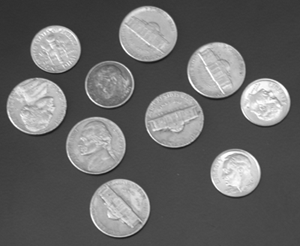
#> input picture Hough-transform/coins.png, 300 x 246 px
$ jupyter execute hough_transformm.ipynb
#> lines starting #> are read from the running program, lines starting #| are printed output that depends on the picture; after the words box and inside, x2 and y2 are one past the last pixel; in counts of white or black regions, pixels touching at a corner belong together; long printed decimals are rounded
[cell 1]
import cv2 as cv
import numpy as np
import matplotlib.pyplot as plt
import math

# Detect edge

read img -> img_gray -> gaussian blur -> use canny to detect edge

[cell 2]
img = cv.imread("coins.png")
#> img is the input picture: shape (246, 300, 3); min 23, max 255, mean 103
img_gray = cv.cvtColor(img, cv.COLOR_RGB2GRAY)
img_blur = cv.GaussianBlur(img_gray, (3,3), 0)
plt.imshow(img)
plt.title("origin")

[cell 3]
plt.imshow(img_blur, cmap = "gray")
plt.title("blur")

[cell 4]
#use canny to detect edge
edge = cv.Canny(img_blur, 200, 500, 5)
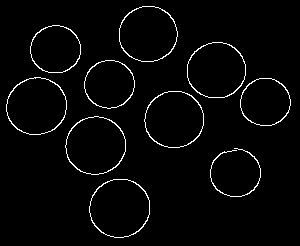
#> edge: shape (246, 300); 2.7% white in thin lines or dots, all inside (x1, y1, x2, y2) = (6, 6, 291, 238)
plt.imshow(edge, cmap = "gray")
plt.title("Canny method")

# Hough line transform

read img -> gray -> blur -> canny -> hough line

[cell 5]
src = cv.imread("lane2.png")
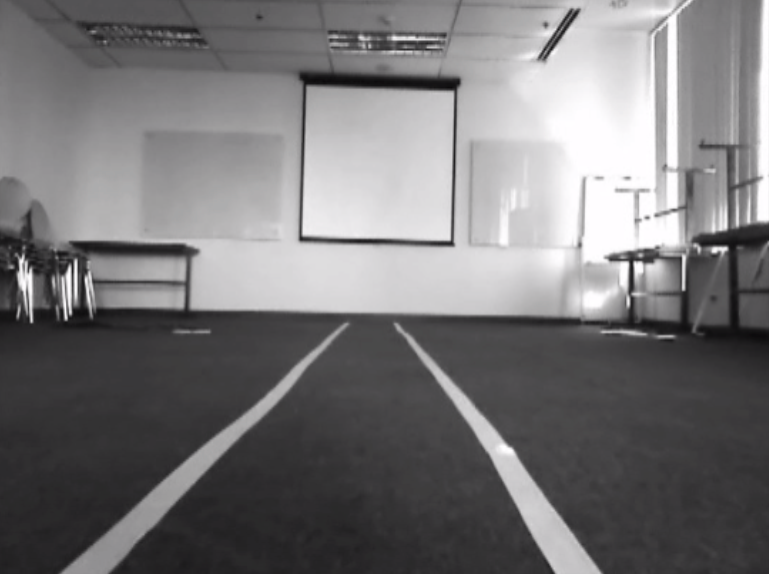
#> input picture Hough-transform/lane2.png, 769 x 574 px
#> src is the input picture: shape (574, 769, 3); mean B, G, R 119.4, 118, 119.3
gray = cv.cvtColor(src, cv.COLOR_RGB2GRAY)
blur = cv.GaussianBlur(gray, (5,5), 0.5)
edges = cv.Canny(blur, 250, 350, 7)
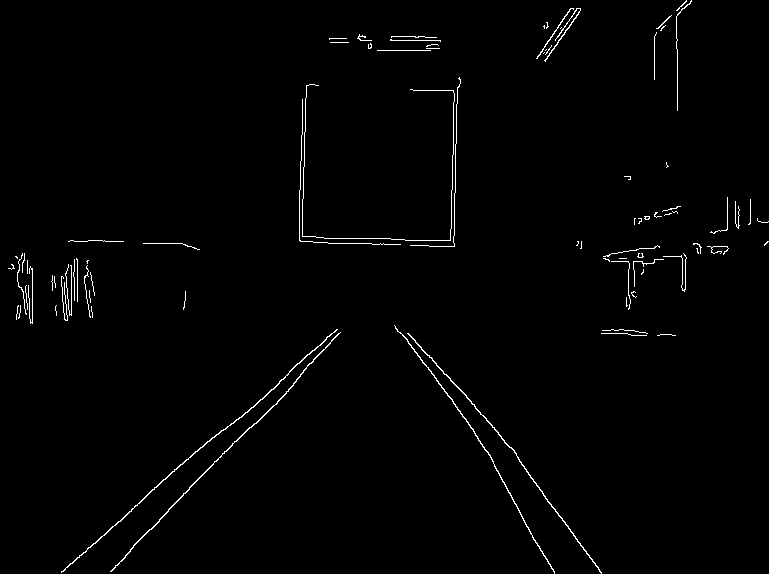
#> edges: shape (574, 769); 1.2% white in thin lines or dots
cdst = src.copy()
cdstP = src.copy()
plt.imshow(edges, cmap = "gray")

[cell 6]
lines = cv.HoughLines(edges, 1, np.pi / 180, 127, None, 0, 0)
#> lines = [[475, 0.768], [479, 0.785], [466, 0.838], [469, 0.855], [481, 0.803]]
if lines is not None:
    for i in range(0, len(lines)):
        rho = lines[i][0][0]
        theta = lines[i][0][1]
        a = math.cos(theta)
        b = math.sin(theta)
        x0 = a * rho
        y0 = b * rho
        pt1 = (int(x0 + 1000*(-b)), int(y0 + 1000*(a)))
        pt2 = (int(x0 - 1000*(-b)), int(y0 - 1000*(a)))
        cv.line(cdst, pt1, pt2, (0,0,255), 3, cv.LINE_AA)
        print(f"rho value is {rho}")
        print(f"theta value is {theta}")
#> this loop made 5 passes
#> (rho, theta, a, b, x0, y0, pt1, pt2) on passes 1 to 5: (475, 0.768, 0.719, 0.695, 341.7, 330, (-352, 1049), (1036, -389)), (479, 0.785, 0.707, 0.707, 338.7, 338.7, (-368, 1045), (1045, -368)), (466, 0.838, 0.669, 0.743, 311.8, 346.3, (-431, 1015), (1054, -322)), (469, 0.855, 0.656, 0.755, 307.7, 354, (-447, 1010), (1062, -302)), (481, 0.803, 0.695, 0.719, 334.1, 346, (-385, 1040), (1053, -348))
#| rho value is 475.0
#| theta value is 0.7679
#| rho value is 479.0
#| theta value is 0.7854
#| rho value is 466.0
#| theta value is 0.8378
#| rho value is 469.0
#| theta value is 0.8552
#| rho value is 481.0
#| theta value is 0.8029
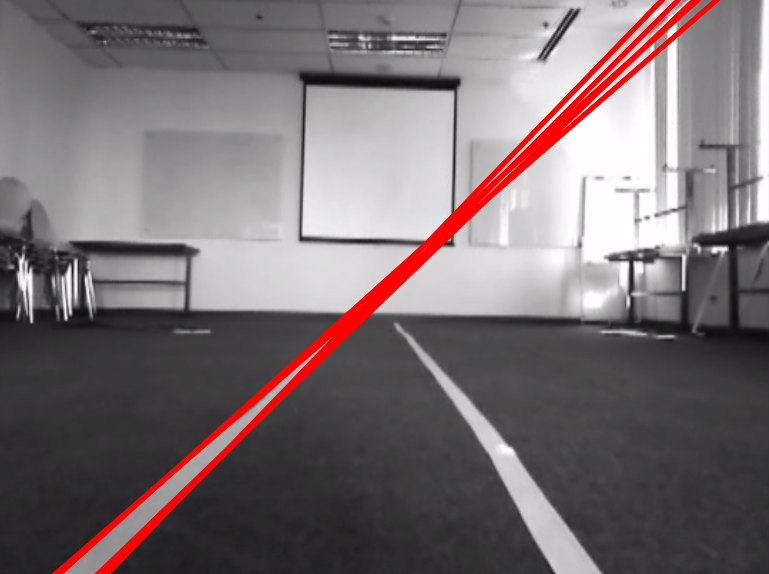
#> cdst: shape (574, 769, 3); 3.78% of pixels changed, all inside (x1, y1, x2, y2) = (51, 0, 720, 574)

[cell 7]
plt.imshow(cdst)

# Hough circle transform

[cell 8]
img = cv.imread("smarties.png")
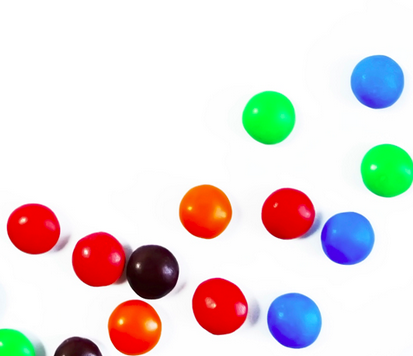
#> input picture Hough-transform/smarties.png, 413 x 356 px
#> img is the input picture: shape (356, 413, 3); mean B, G, R 219.1, 220.4, 228.9
gray = cv.cvtColor(img, cv.COLOR_BGR2GRAY)
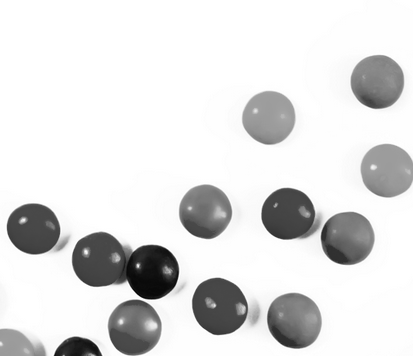
#> gray: shape (356, 413); min 4, max 255, mean 222.8
blur = cv.medianBlur(gray, 5)
#> blur: shape (356, 413)

plt.imshow(img)
plt.title("origin")

[cell 9]
plt.imshow(blur, cmap = "gray")
plt.title("Median blur")

[cell 10]
# use hough circle

circles = cv.HoughCircles(blur, cv.HOUGH_GRADIENT, 1, 50, param1=50, param2=30, minRadius=0, maxRadius = 0)
#> circles = [[376.5, 81.5, 26.6], [347.5, 238.5, 26.6], [293.5, 320.5, 27.9], [152.5, 271.5, 27.1], [205.5, 210.5, 26.8], [386.5, 169.5, 26.4], [286.5, 213.5, 25.2], [32.5, 230.5, 27.5], [269.5, 116.5, 25.7], [99.5, 259.5, 28.1], [220.5, 306.5, 27.4], [134.5, 328.5, 26.8]]
circles
#> Out has the same summary as circles

[cell 11]
# draw the circle

## around the value
detected_circles = np.uint16(np.around(circles))
#> detected_circles = [[376, 82, 27], [348, 238, 27], [294, 320, 28], [152, 272, 27], [206, 210, 27], [386, 170, 26], [286, 214, 25], [32, 230, 28], [270, 116, 26], [100, 260, 28], [220, 306, 27], [134, 328, 27]]
##draw the circle

for (x, y, r) in detected_circles[0]:
    cv.circle(img, (x,y), r, (255,0,0), 3)
    cv.circle(img, (x,y), 2, (255,0,0), -1)
#> this loop made 12 passes
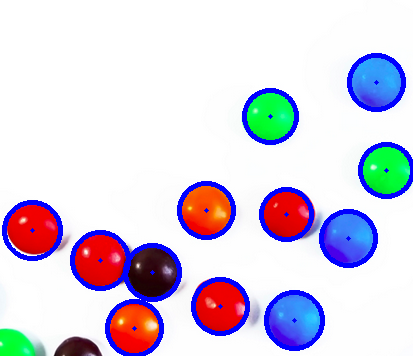
#> img: shape (356, 413, 3); 6.89% of pixels changed, all inside (x1, y1, x2, y2) = (2, 53, 413, 356)

plt.imshow(img, cmap = "gray")
